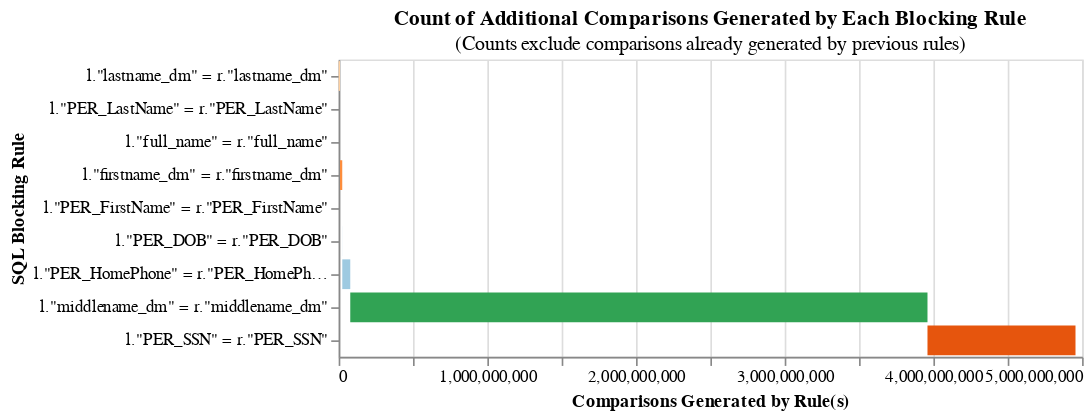

Notebook code cell kept with this figure:
### Code cell
from splink.duckdb.blocking_rule_library import block_on

blocking_rules = [
        block_on("lastname_dm"),
        block_on("PER_LastName"),
        block_on("full_name"),
        block_on("firstname_dm"),
        block_on("PER_FirstName"),
        block_on("PER_DOB"),
        block_on("PER_HomePhone"),
        #block_on("PER_Email"),
        #block_on("PER_CellularPhoneOrPager"),
        block_on("middlename_dm"),
        block_on("PER_SSN")
]
linker.cumulative_num_comparisons_from_blocking_rules_chart(blocking_rules)

### Figure 1 — Vega-Lite specification as saved in the notebook (floating-point values rounded to 4 significant figures)
{"config": {"view": {"continuousWidth": 300, "continuousHeight": 300}}, "data": {"name": "data-a8e4a8180742fa9c04244892180d121c"}, "mark": "bar", "encoding": {"color": {"field": "rule", "legend": null, "scale": {"scheme": "category20c"}}, "order": {"field": "cumulative_rows"}, "tooltip": [{"field": "rule", "title": "SQL Condition", "type": "nominal"}, {"field": "row_count", "format": ",", "title": "Comparisons Generated", "type": "quantitative"}, {"field": "cumulative_rows", "format": ",", "title": "Cumulative Comparisons", "type": "quantitative"}, {"field": "cartesian", "format": ",", "title": "Cartesian Product of Input Data", "type": "quantitative"}, {"field": "reduction_ratio", "title": "Reduction Ratio (cumulative rows/cartesian product)", "type": "nominal"}], "x": {"field": "start", "title": "Comparisons Generated by Rule(s)", "type": "quantitative"}, "x2": {"field": "cumulative_rows"}, "y": {"field": "rule", "sort": ["-x2"], "title": "SQL Blocking Rule"}}, "height": {"step": 20}, "title": {"text": "Count of Additional Comparisons Generated by Each Blocking Rule", "subtitle": "(Counts exclude comparisons already generated by previous rules)"}, "width": 450, "$schema": "https://vega.github.io/schema/vega-lite/v5.9.3.json", "datasets": {"data-a8e4a8180742fa9c04244892180d121c": [{"row_count": 9107013, "rule": "l.\"lastname_dm\" = r.\"lastname_dm\"", "cumulative_rows": 9107013, "cartesian": 4999950000, "reduction_ratio": "The rolling reduction ratio with your given blocking rule(s) is 0.998179. This represents the reduction in the total number of comparisons due to your rule(s).", "start": 0}, {"row_count": 0, "rule": "l.\"PER_LastName\" = r.\"PER_LastName\"", "cumulative_rows": 9107013, "cartesian": 4999950000, "reduction_ratio": "The rolling reduction ratio with your given blocking rule(s) is 0.998179. This represents the reduction in the total number of comparisons due to your rule(s).", "start": 9107013}, {"row_count": 1, "rule": "l.\"full_name\" = r.\"full_name\"", "cumulative_rows": 9107014, "cartesian": 4999950000, "reduction_ratio": "The rolling reduction ratio with your given blocking rule(s) is 0.998179. This represents the reduction in the total number of comparisons due to your rule(s).", "start": 9107013}, {"row_count": 15088186, "rule": "l.\"firstname_dm\" = r.\"firstname_dm\"", "cumulative_rows": 24195200, "cartesian": 4999950000, "reduction_ratio": "The rolling reduction ratio with your given blocking rule(s) is 0.995161. This represents the reduction in the total number of comparisons due to your rule(s).", "start": 9107014}, {"row_count": 0, "rule": "l.\"PER_FirstName\" = r.\"PER_FirstName\"", "cumulative_rows": 24195200, "cartesian": 4999950000, "reduction_ratio": "The rolling reduction ratio with your given blocking rule(s) is 0.995161. This represents the reduction in the total number of comparisons due to your rule(s).", "start": 24195200}, {"row_count": 196486, "rule": "l.\"PER_DOB\" = r.\"PER_DOB\"", "cumulative_rows": 24391686, "cartesian": 4999950000, "reduction_ratio": "The rolling reduction ratio with your given blocking rule(s) is 0.995122. This represents the reduction in the total number of comparisons due to your rule(s).", "start": 24195200}, {"row_count": 53644808, "rule": "l.\"PER_HomePhone\" = r.\"PER_HomePhone\"", "cumulative_rows": 78036494, "cartesian": 4999950000, "reduction_ratio": "The rolling reduction ratio with your given blocking rule(s) is 0.984393. This represents the reduction in the total number of comparisons due to your rule(s).", "start": 24391686}, {"row_count": 3882326657, "rule": "l.\"middlename_dm\" = r.\"middlename_dm\"", "cumulative_rows": 3960363151, "cartesian": 4999950000, "reduction_ratio": "The rolling reduction ratio with your given blocking rule(s) is 0.207919. This represents the reduction in the total number of comparisons due to your rule(s).", "start": 78036494}, {"row_count": 995509256, "rule": "l.\"PER_SSN\" = r.\"PER_SSN\"", "cumulative_rows": 4955872407, "cartesian": 4999950000, "reduction_ratio": "The rolling reduction ratio with your given blocking rule(s) is 0.008816. This represents the reduction in the total number of comparisons due to your rule(s).", "start": 3960363151}]}}
